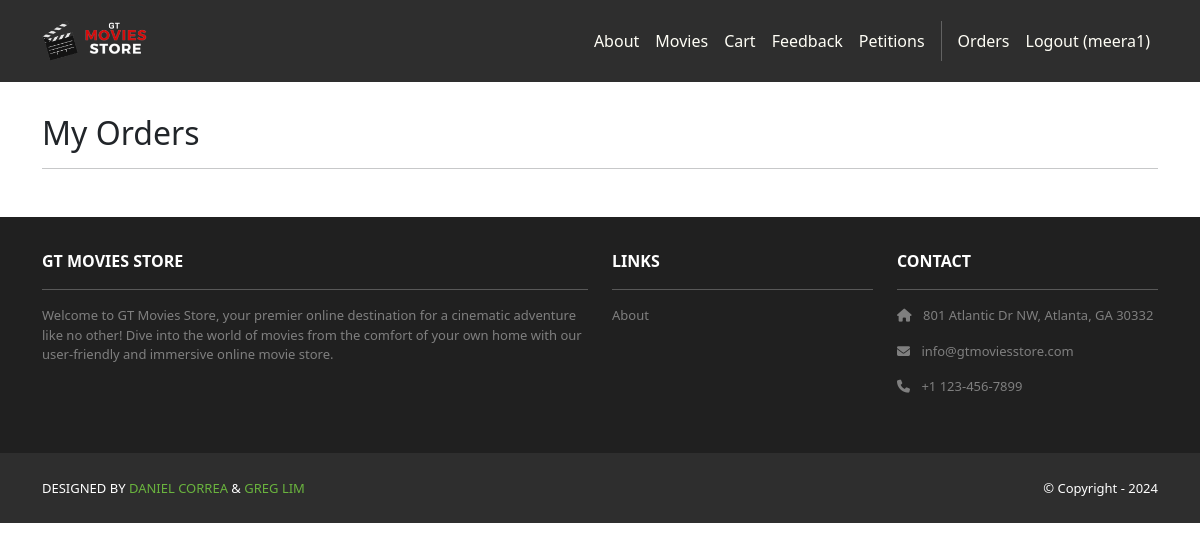
Page /accounts/orders/ (signed in) on the earlier database version.
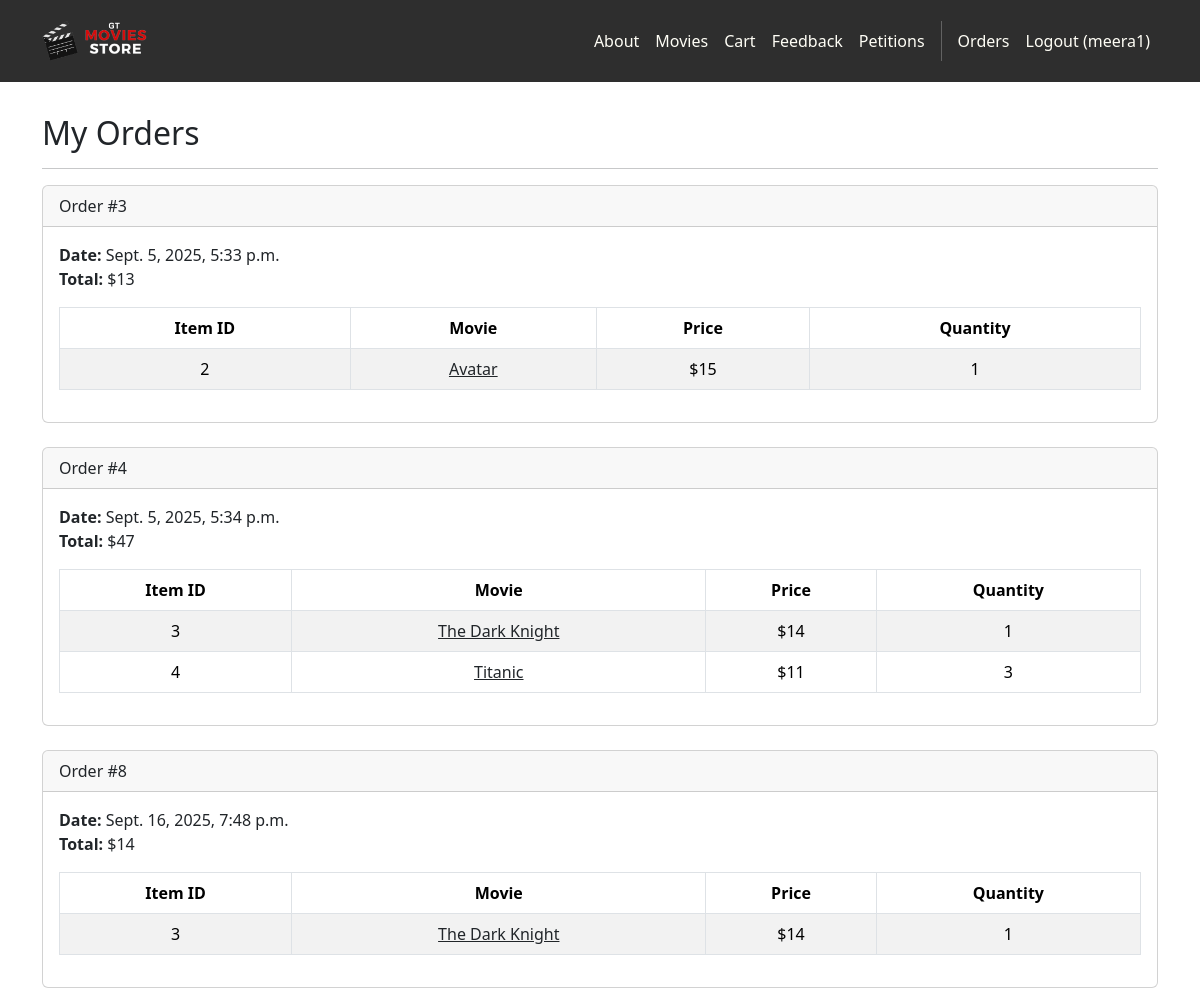
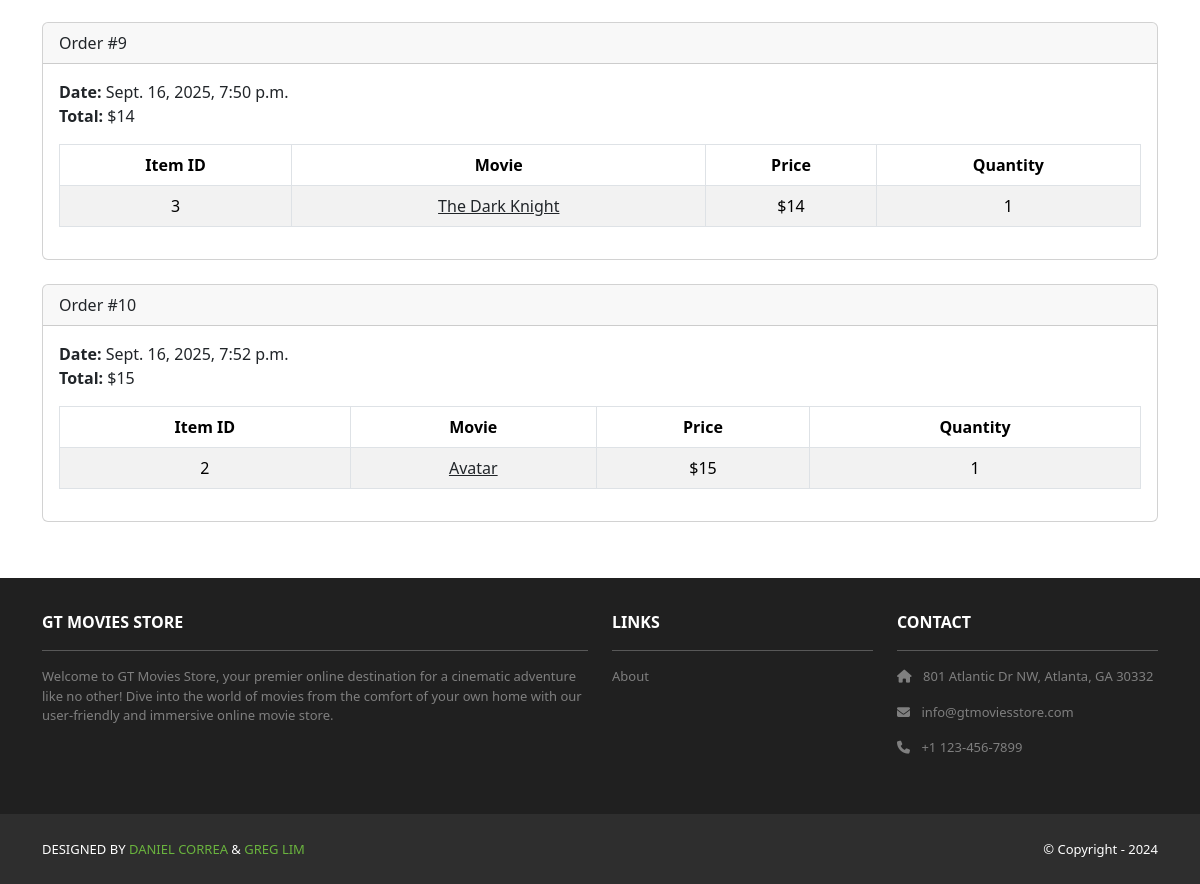
Same page on the later database version (2 pictures, top to bottom).
### cart/models.py (models this page shows, shortened)
class Order(models.Model):
    id = models.AutoField(primary_key=True)
    total = models.IntegerField()
    date = models.DateTimeField(auto_now_add=True)
    user = models.ForeignKey(User, on_delete=models.CASCADE)

class Item(models.Model):
    id = models.AutoField(primary_key=True)
    price = models.IntegerField()
    quantity = models.IntegerField()
    order = models.ForeignKey(Order, on_delete=models.CASCADE)
    movie = models.ForeignKey(Movie, on_delete=models.CASCADE)

### movies/models.py (models this page shows, shortened)
class Movie(models.Model):
    id = models.AutoField(primary_key=True)
    name = models.CharField(max_length=255)
    price = models.IntegerField()
    description = models.TextField()
    image = models.ImageField(upload_to='movie_images/')

### accounts/views.py (the view)
# urls.py: path('orders/', views.orders, name='accounts.orders'),
@login_required
def orders(request):
    template_data = {}
    template_data['title'] = 'Orders'
    template_data['orders'] = request.user.order_set.all()
    return render(request, 'accounts/orders.html',  {'template_data': template_data})

### accounts/templates/accounts/orders.html
{% extends 'base.html' %}
{% block content %}
<div class="p-3">
    <div class="container">
        <div class="row mt-3">
            <div class="col mx-auto mb-3">
                <h2>My Orders</h2>
                <hr />
                {% for order in template_data.orders %}
                <div class="card mb-4">
                    <div class="card-header">
                    Order #{{ order.id }}
                    </div>
                    <div class="card-body">
                        <b>Date:</b> {{ order.date }}<br />
                        <b>Total:</b> ${{ order.total }}<br />
                        <table class="table table-bordered table-striped text-center mt-3">
                            <thead>
                                <tr>
                                    <th scope="col">Item ID</th>
                                    <th scope="col">Movie</th>
                                    <th scope="col">Price</th>
                                    <th scope="col">Quantity</th>
                                </tr>
                            </thead>
                            <tbody>
                                {% for item in order.item_set.all %}
                                <tr>
                                    <td>{{ item.movie.id }}</td>
                                    <td> <a class="link-dark" href="{% url 'movies.show' id=item.movie.id %}">
                                        {{ item.movie.name }} </a>
                                    </td>
                                    <td>${{ item.movie.price }}</td>
                                    <td>{{ item.quantity }}</td>
                                </tr>
                                {% endfor %}
                            </tbody>
                        </table>
                    </div>
                </div>
                {% endfor %}
            </div>
        </div>
    </div>
</div>
{% endblock content %}

### moviesstore/templates/base.html (shortened to what this page needs)
<!DOCTYPE html>
<html>
    {% load static %}
    <head>
        <link href=
        "https://cdn.jsdelivr.net/npm/bootstrap@5.3.3/dist/css/bootstrap.min.css" rel="stylesheet"
>
        <link rel=
        "stylesheet" href="https://cdnjs.cloudflare.com/ajax/libs/font-awesome/6.1.1/css/all.min.css">
        <link rel="stylesheet" type="text/css" href="{% static 'css/style.css' %}">
    </head>
    <body>
        <nav class="p-3 navbar navbar-dark bg-dark navbar-expand-lg">
            <div class="container">
                <a class="navbar-brand" href="{% url 'home.index' %}">
                    <img src="{% static 'img/logo.png' %}" alt="logo" height="40" />
                </a>
                <div class="collapse navbar-collapse" id="navbarNavAltMarkup">
                    <div class="navbar-nav ms-auto navbar-ml">
                        <a class="nav-link" href="{% url 'home.about' %}">About</a>
                        <a class="nav-link" href= "{% url 'movies.index' %}">Movies</a>
                        <a class="nav-link" href="{% url 'cart.index' %}">Cart</a>
                        <a class="nav-link" href="{% url 'cart.all_feedback' %}">Feedback</a>
                        <a class="nav-link" href="{% url 'petition_list' %}">Petitions</a>
                        {% if user.is_authenticated %}
                        <a class="nav-link" href="{% url 'accounts.orders' %}">Orders</a>
                        <a class="nav-link" href="{% url 'accounts.logout' %}">Logout ({{user.username }})</a>
                        {% else %}
                        <a class="nav-link" href="{% url 'accounts.login' %}">Login</a>
                        <a class="nav-link" href="{% url 'accounts.signup' %}">Sign Up</a>
                        {% endif %}
                    </div>
                </div>
            </div>
        </nav>
        <div>
            {% block content %}
            {% endblock content %}
        </div>
        <section class="p-3 ms-footer">
            <div class="container">
                <div class="row mt-3 text-white">
                    <div class="col-md-6 col-lg-6 col-xl-6 mx-auto mb-4">
                        <b>GT MOVIES STORE</b>
                        <hr />
                        <p>Welcome to GT Movies Store, your premier online destination for a cinematic
                        adventure like no other! Dive into the world of movies from the comfort of your own home with our user-friendly
                        and immersive online movie store.</p>
                    </div>
                    <div class="col-md-3 col-lg-3 col-xl-3 mx-auto mb-4">
                        <b>LINKS</b>
                        <hr />
                        <p><a class="nav-link" href="{% url 'home.about' %}">About</a></p>
                    </div>
                    <div class="col-md-3 col-lg-3 col-xl-3 mx-auto mb-4">
                        <b>CONTACT</b>
                        <hr />
                        <p><i class="fas fa-home me-2"></i> 801 Atlantic Dr NW, Atlanta, GA 30332</p>
                        <p><i class="fas fa-envelope me-2"></i> info@gtmoviesstore.com</p>
                        <p><i class="fas fa-phone me-2"></i> +1 123-456-7899</p>
                    </div>
                </div>
            </div>
        </section>
        <section class="p-3 ms-footer-bottom bg-dark">
            <div class="container d-flex justify-content-between">
                <div class="me-5 text-white">
                    <span>DESIGNED BY <a href="https://www.x.com/danielgarax" target="_blank">DANIEL CORREA</a> & <a href="https://www.x.com/greglim81" target="_blank">GREG LIM</a>
                    </span>
                </div>
                <div class="text-white">
                    <span>© Copyright - 2024</span>
                </div>
            </div>
        </section>
    </body>
</html>

### moviesstore/static/css/style.css (style rules this page uses)
.navbar a.nav-link { color: #FFFEF6 !important; }
.bg-dark { background-color: #2E2E2E !important; }
.ms-footer { background-color: #202020; }
.ms-footer p { color: #7F7F7F; font-size: 13px; }
.ms-footer-bottom span { font-size: 13px; line-height: 38px; }
.ms-footer-bottom a { color: #6ab43e; text-decoration: none; }

Differences in the rows shown:
added Order: id "3", date "Sept. 5, 2025, 5:33 p.m.", total "13"
added Item: movie.id "2", movie.name "Avatar", movie.price "15", quantity "1", shown under "3"
added Order: id "4", date "Sept. 5, 2025, 5:34 p.m.", total "47"
added Item: movie.id "3", movie.name "The Dark Knight", movie.price "14", quantity "1", shown under "4"
added Item: movie.id "4", movie.name "Titanic", movie.price "11", quantity "3"
added Order: id "8", date "Sept. 16, 2025, 7:48 p.m.", total "14"
added Item: movie.id "3", movie.name "The Dark Knight", movie.price "14", quantity "1", shown under "8"
added Order: id "9", date "Sept. 16, 2025, 7:50 p.m.", total "14"
added Item: movie.id "3", movie.name "The Dark Knight", movie.price "14", quantity "1", shown under "9"
added Order: id "10", date "Sept. 16, 2025, 7:52 p.m.", total "15"
added Item: movie.id "2", movie.name "Avatar", movie.price "15", quantity "1", shown under "10"
